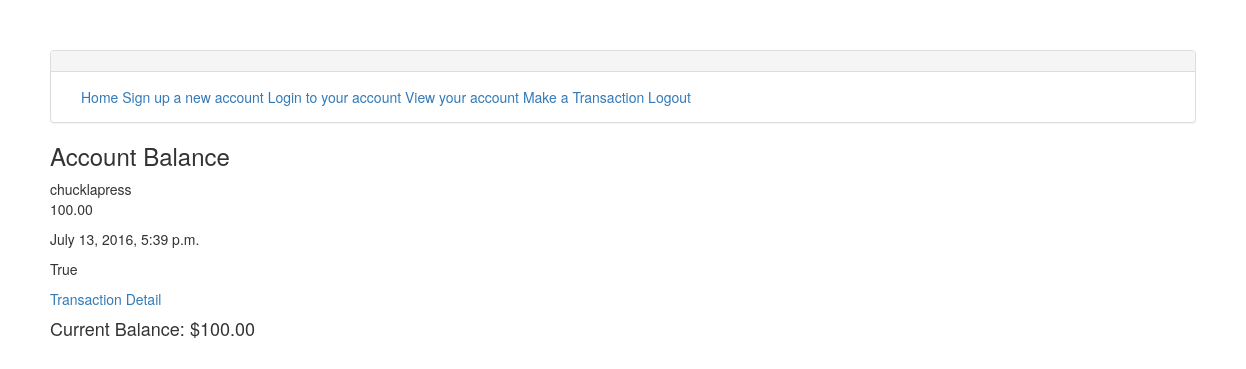
The page /balance/ (signed in) on the database as committed earlier.
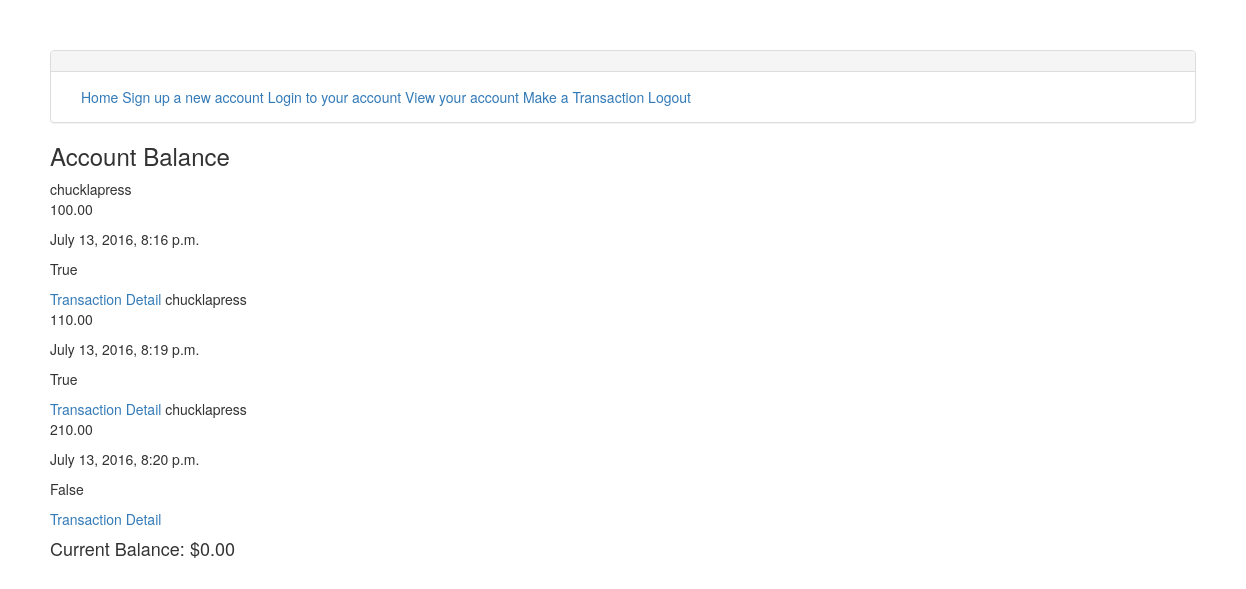
The same page on the database as committed later.
### ironapp/models.py (models this page shows, shortened)
class AcctBalance(models.Model):
    account_number = models.IntegerField()
    entry = models.DecimalField(max_digits=19, decimal_places=2)
    is_deposit = models.BooleanField(default=1)
    date = models.DateTimeField(default=datetime.now, blank=True)
    customer = models.ForeignKey('auth.User')
    memo_or_note = models.CharField(max_length=35)
    is_transfer = models.BooleanField(default=False)

### ironapp/views.py (the view)
# urls.py: url(r'^balance/$', AccountView.as_view(), name="acct_bal_view"),
class AccountView(LoginRequiredMixin, ListView):
    login_url = "/login/"
    template_name = "acctbalance_form.html"
    model = AcctBalance
    def get_queryset(self):
        return AcctBalance.objects.filter(customer=self.request.user)
    def get_context_data(self,**kwargs):
        context = super().get_context_data(**kwargs)
        self.is_balance = is_balance(self.request.user)
        context["balance"] = self.is_balance
        return context

### ironapp/views.py (called while the page is built)
def is_balance(user):
    transactions = AcctBalance.objects.filter(customer=user)
    balance = 0
    for items in transactions:
        if items.is_deposit == True:
            balance += items.entry
        elif items.is_deposit == False:
            balance -= items.entry
            if balance >0:
                print("This transaction is not supported")
    return balance

### templates/acctbalance_form.html
{% extends 'base.html' %}
{% block content %}
<h3>Account Balance</h3>
    {% for item in object_list %}
        {{ item.customer }}
        <p>{{ item.entry }}</p>
        <p>{{ item.date }}</p>
        <P>{{ item.is_deposit }}</P>
        <a href= "{% url 'account_detail_view' item.pk %}">Transaction Detail</a>
    {% endfor %}
<h4>Current Balance: ${{balance}}</h4>
{% endblock %}

### templates/base.html (shortened to what this page needs)
{% load staticfiles %}
<!DOCTYPE html>
<html lang="en">
<head>
        <link rel="stylesheet" href='{% static "ironapp/css/bootstrap.css" %}' media="screen" title="bootstrap" charset="utf-8">
  </head>
<body>
    <div class="panel panel-default">
  <div class="panel-heading">
  </div>
  <div class="panel-body">
      <div class="container">
            <a href="{% url 'index_view'%}">Home</a>
            <a href= "{% url 'sign_up_view' %}">Sign up a new account</a>
            <a href="{%url 'login'%}">Login to your account</a>
            <a href= "{% url 'acct_bal_view' %}">View your account</a>
            <a href= "{% url 'open_acct_view' %}">Make a Transaction</a>
            <a href="{%url 'logout_view'%}?next=/">Logout</a>
    </div>
  </div>
</div>
        {%block content%}{% endblock %}
</body>
</html>

Rows that differ between the two databases and show on the page:
removed AcctBalance: customer "chucklapress", entry "100.00", date "July 13, 2016, 5:39 p.m.", is_deposit "True"
added AcctBalance: customer "chucklapress", entry "100.00", date "July 13, 2016, 8:16 p.m.", is_deposit "True"
added AcctBalance: customer "chucklapress", entry "110.00", date "July 13, 2016, 8:19 p.m.", is_deposit "True"
added AcctBalance: customer "chucklapress", entry "210.00", date "July 13, 2016, 8:20 p.m.", is_deposit "False"
Other text that changed with them:
{{ balance }}: "100.00" → "0.00"
